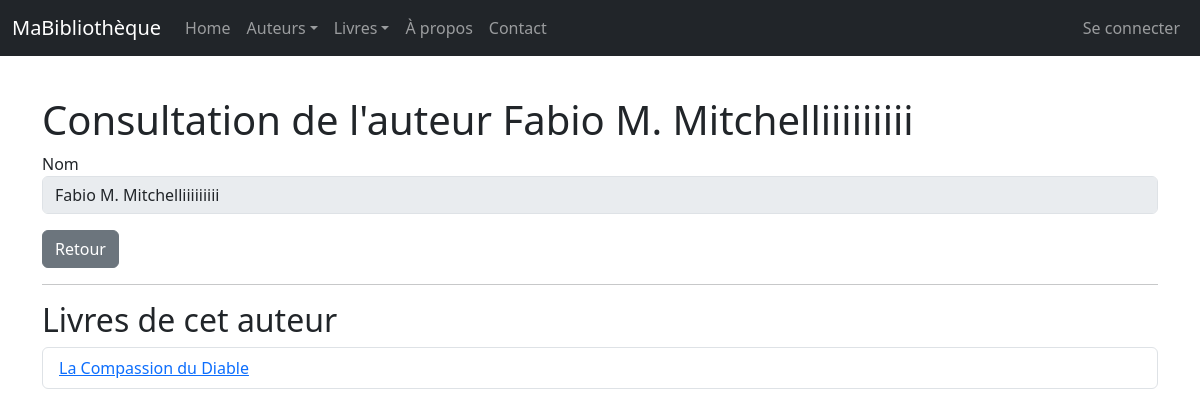
Before: /auteurs/1/view/ with the older database file.
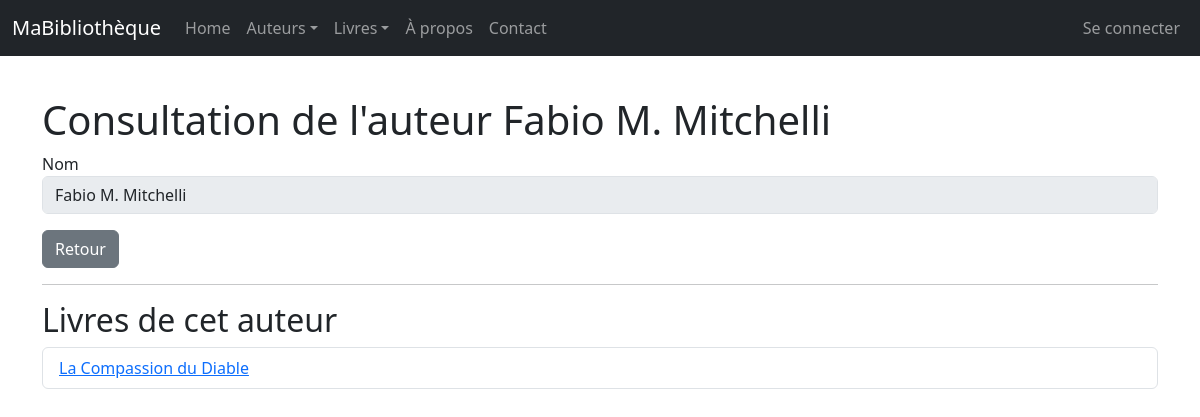
After: the same page with the newer database file.
### monApp/models.py (models this page shows, shortened)
class Auteur(db.Model):
    idA = db.Column(db.Integer,primary_key=True)
    Nom = db.Column(db.String(100))

class Livre(db.Model):
    idL = db.Column(db.Integer,primary_key=True)
    Prix = db.Column(db.Float)
    Titre = db.Column(db.String(255))
    Url = db.Column(db.String(255))
    Img = db.Column(db.String(255))
    auteur_id = db.Column(db.Integer,db.ForeignKey("auteur.idA"))
    auteur = db.relationship("Auteur",backref =db.backref("livres",lazy="dynamic"))

### monApp/views.py (the view)
@app.route('/auteurs/<idA>/view/')
def viewAuteur(idA):
    unAuteur = Auteur.query.get(idA)
    unForm = FormAuteur (idA=unAuteur.idA , Nom=unAuteur.Nom)
    return render_template("auteur_view.html",selectedAuteur=unAuteur, viewForm=unForm)

### monApp/forms.py
class FormAuteur(FlaskForm):
    idA=HiddenField('idA')
    Nom=StringField ('Nom',validators =[DataRequired()])

### monApp/templates/auteur_view.html (shortened to what this page needs)
{% extends "base.html" %}
{% block main %}
<h1 >Consultation de l'auteur {{ selectedAuteur.Nom }}</h1>
<form role="form" method="POST" action="">
    <div class="form-group mb-3">
        {{ viewForm.Nom.label }}
        {{ viewForm.Nom(size=50, disabled=True, class_="form-control") }}
    </div>
    <a href="{{ url_for('getAuteurs') }}" class="btn btn-secondary">Retour</a>
</form >
<hr>
<h2>Livres de cet auteur</h2>
{% if selectedAuteur.livres.count() > 0 %}
    <ul class="list-group">
        {% for livre in selectedAuteur.livres %}
            <li class="list-group-item">
                <a href="{{ url_for('viewLivre', idL=livre.idL) }}">{{ livre.Titre }}</a>
            </li>
        {% endfor %}
    </ul>
{% else %}
    <p>Cet auteur n'a aucun livre enregistré dans la base de données.</p>
{% endif %}
{% endblock %}

### monApp/templates/base.html (shortened to what this page needs)
<html>
    <head>
        <link rel="stylesheet" href="{{ url_for('static', filename='css/style.css') }}">
        <link href="https://cdn.jsdelivr.net/npm/bootstrap@5.3.0/dist/css/bootstrap.min.css" rel="stylesheet">
    </head>
    <body>
        {% block navbar %}
        <nav class="navbar navbar-expand-md navbar-dark bg-dark fixed-top">
            <div class="container-fluid">
                <a class="navbar-brand">MaBibliothèque</a>
                <div class="collapse navbar-collapse" id="mainNavbar">
                    <ul class="navbar-nav me-auto mb-2 mb-md-0">
                        <li class="nav-item">
                            <a class="nav-link" href="{{ url_for('index') }}">Home</a>
                        </li>
                        <li class="nav-item dropdown">
                            <a class="nav-link dropdown-toggle" href="#" id="auteursDropdown" role="button" data-bs-toggle="dropdown"
                            aria-expanded="false">Auteurs</a>
                        </li>
                        <li class="nav-item dropdown">
                            <a class="nav-link dropdown-toggle" href="#" id="livresDropdown" role="button" data-bs-toggle="dropdown"
                            aria-expanded="false">Livres</a>
                        </li>
                        <li class="nav-item">
                            <a class="nav-link" href="{{ url_for('about') }}">À propos</a>
                        </li>
                        <li class="nav-item">
                            <a class="nav-link" href="{{ url_for('contact') }}">Contact</a>
                        </li>
                    </ul>
                    <ul class="nav navbar-nav navbar-right">
                        {% if current_user.is_authenticated %}
                            <a class="navbar-brand">
                                <em>Vous êtes connecté <strong>{{ current_user.Login }}</strong></em>
                            </a>
                            <li class="nav-item">
                                <a class="nav-link" href="{{ url_for('logout') }}">Déconnexion</a>
                            </li>
                        {% else %}
                            <li class="nav-item">
                                <a class="nav-link" href="{{ url_for('login') }}">Se connecter</a>
                            </li>
                        {% endif %}
                    </ul>
                </div>
            </div>
        </nav>{% endblock %}
        {% block content %}
        <main id="main" role="main" class="container mt-5 pt-5">
            {% block main %}{% endblock %}
        </main>
        {% endblock %}
    </body>
</html>

### monApp/static/style.css (style rules this page uses)
#main { margin-top: 5em; }
body { font-family: sans-serif; }
h1 { color :red; }

Changed rows visible on the page:
changed Auteur: Nom "Fabio M. Mitchelliiiiiiiii" → "Fabio M. Mitchelli"
